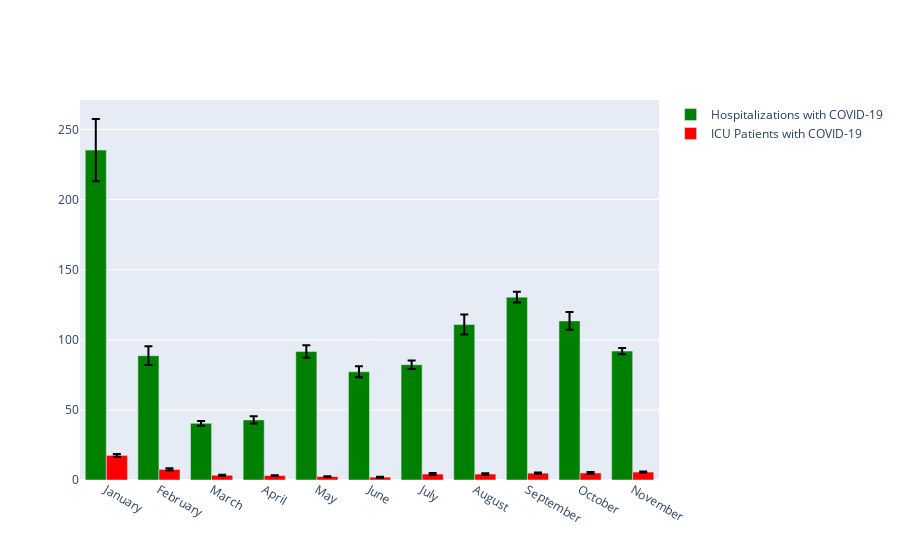

Source (notebook cell):
### Code cell
#Additional Reference used: https://plotly.com/python/creating-and-updating-figures/
#Reference for adding error bars: https://plotly.com/python/error-bars/

# Create a bar chart
covid_graph = go.Figure() #make empty figure (this can handle arguments though e.g., (data=[go.Bar(x=x1, y=y1)])

#plot type and data for the first y variable Hospitalizations with COVID-19
covid_graph.add_trace(go.Bar(x=x, y=y1, name='Hospitalizations with COVID-19', marker_color='green',
                             error_y=dict(type='data', array=sem_hospitalizations, color='black')
))

#plot type and data for the second y variable ICU Patients with COVID-19
covid_graph.add_trace(go.Bar(x=x, y=y2, name='ICU Patients with COVID-19', marker_color='red',
                              error_y=dict(type='data', array=sem_icu, color='black')
))

### Figure 1 — Plotly figure (JSON) as saved in the notebook; plotly's stock layout.template omitted (floating-point values rounded to 4 significant figures)
{"data": [{"error_y": {"array": [22.16, 6.669, 1.691, 2.607, 4.503, 3.86, 3.034, 7.177, 3.825, 6.343, 2.155], "color": "black", "type": "data"}, "marker": {"color": "green"}, "name": "Hospitalizations with COVID-19", "type": "bar", "x": ["January", "February", "March", "April", "May", "June", "July", "August", "September", "October", "November"], "y": [235.3, 88.66, 40.42, 42.87, 91.61, 77.2, 82.23, 110.9, 130.4, 113.5, 91.92]}, {"error_y": {"array": [0.9781, 0.855, 0.2772, 0.2107, 0.3098, 0.367, 0.6962, 0.6453, 0.4839, 0.63, 0.3664], "color": "black", "type": "data"}, "marker": {"color": "red"}, "name": "ICU Patients with COVID-19", "type": "bar", "x": ["January", "February", "March", "April", "May", "June", "July", "August", "September", "October", "November"], "y": [17.55, 7.552, 3.387, 3.167, 2.452, 2.033, 4.258, 4.226, 4.9, 5.032, 5.68]}], "layout": {}}
